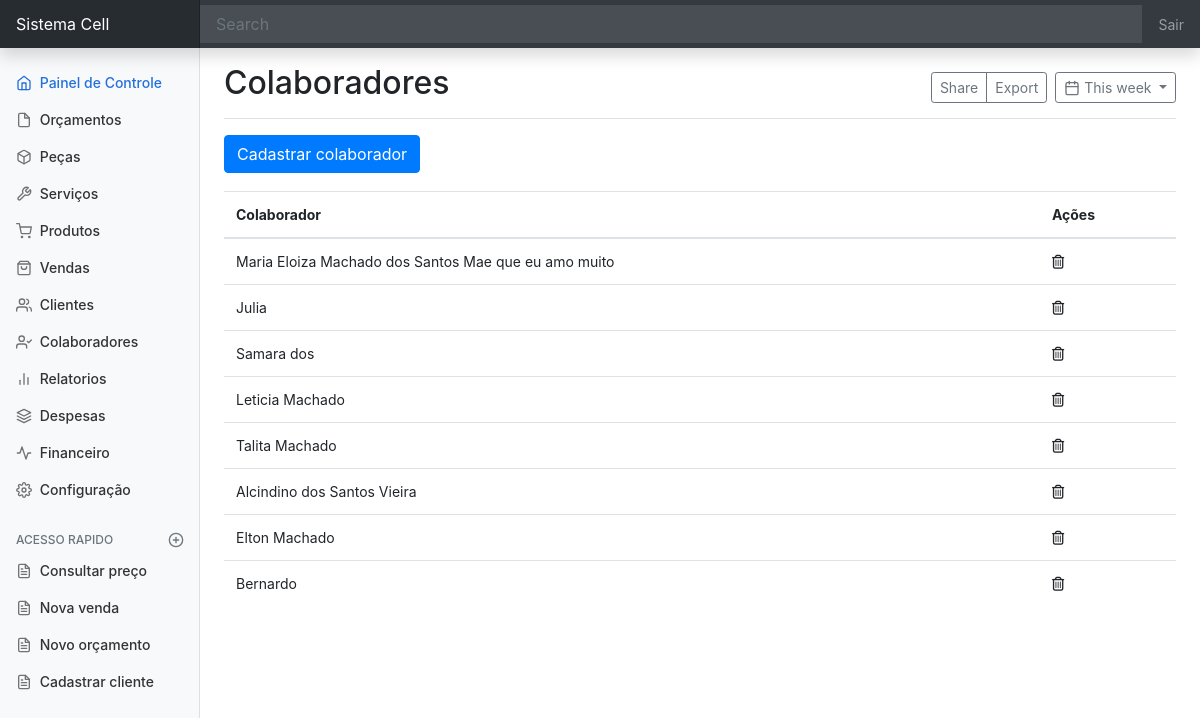
The page /colaborador/ on the database as committed earlier.
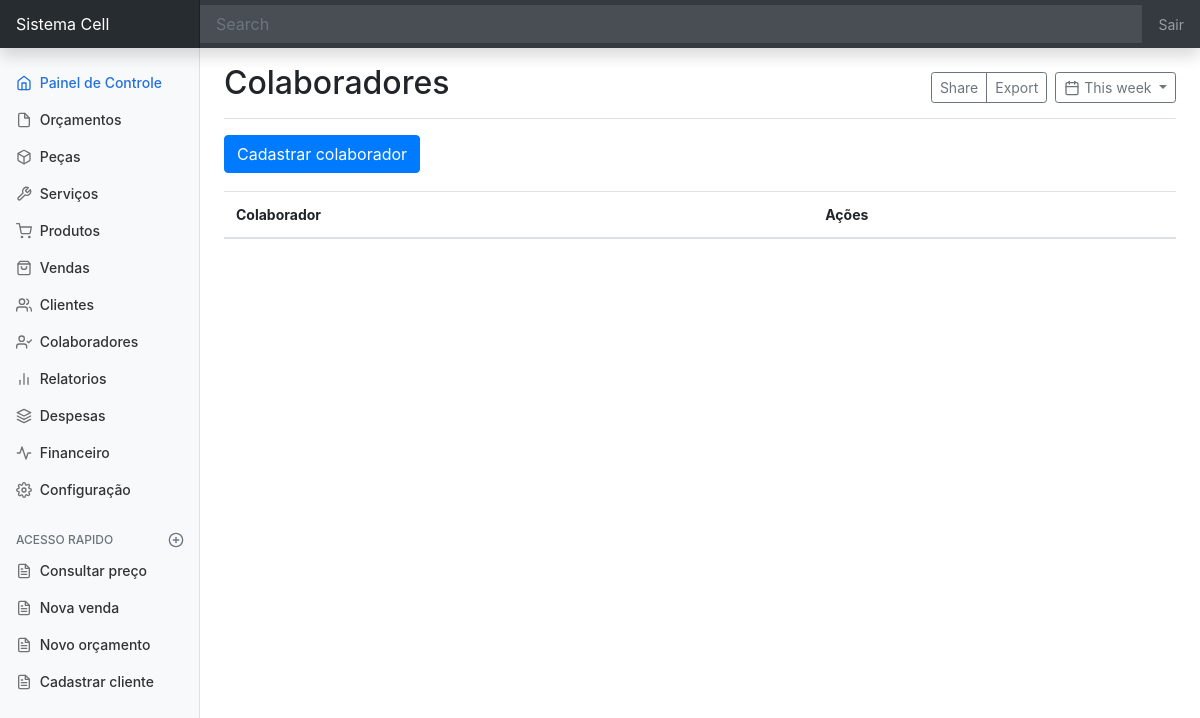
The same page on the database as committed later.
### colaborador/models.py (models this page shows)
class Colaborador(models.Model):
    nome_colaborador = models.CharField(max_length=90)

### colaborador/views.py (the view)
# urls.py: path('colaborador/', ListaColaborador.as_view(), name='colaborador'),
class ListaColaborador(ListView):
    model = Colaborador
    template_name = 'colaborador/pagina-inicial-colaborador.html'

### colaborador/templates/colaborador/pagina-inicial-colaborador.html (shortened to what this page needs)
{% extends 'dashboard/pagina-inicial.html' %}
{% block titulo %}
Colaboradores
{% endblock titulo%}
{% block conteudo %}
<a
        class="btn btn-primary"
        data-toggle="modal"
        data-target="#staticBackdrop"
        hx-get="{% url 'cadastrar-colaborador' %}"
        hx-target="#adicionar-conteudo"
        hx-swap="innerHTML"
>Cadastrar colaborador</a>
<div style="padding-top:18px">
    <table class="table">
        <thead>
        <tr>
            <th>Colaborador</th>
            <th>Ações</th>
        </tr>
        </thead>
        <tbody id="colaborador-Tbody">
            {% include 'colaborador/tabela/tabela-colaborador.html' %}
        </tbody>
    </table>
</div>
{% endblock conteudo %}

### colaborador/templates/colaborador/tabela/linhas-tabela-colaborador.html
<tr id="colaboradorTr{{ object.pk }}">
    <td>{{ object.nome_colaborador }}</td>
    <td><span
    hx-get="{% url 'apagar-colaborador' object.pk %}"
    hx-confirm="Deseja mesmo apagar {{ object.nome_colaborador }}"
    hx-target="closest tr"
    hx-swap="outerHTML swap:300ms"><i class="fa-regular fa-trash-can"></i></span></td>
</tr>

Rows that differ between the two databases and show on the page:
removed Colaborador: nome_colaborador "Maria Eloiza Machado dos Santos Mae que eu amo muito"
removed Colaborador: nome_colaborador "Julia"
removed Colaborador: nome_colaborador "Samara dos"
removed Colaborador: nome_colaborador "Leticia Machado"
removed Colaborador: nome_colaborador "Talita Machado"
removed Colaborador: nome_colaborador "Alcindino dos Santos Vieira"
removed Colaborador: nome_colaborador "Elton Machado"
removed Colaborador: nome_colaborador "Bernardo"
